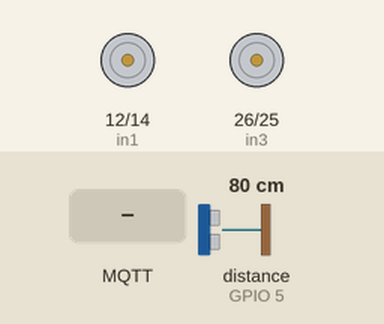
Simulated run of this sketch. Board: ESP32. Shown: motor-driver pin pairs drawn as motors (green arrow = first pin HIGH = forward, orange = second pin HIGH = backward, longer = more drive, scaled by the enable pin). The inputs (shaded band) are chosen by the test bench; at power-on: distance to the obstacle (sensor on GPIO 5) 80 cm. WiFi joins after 1.5 s; servers stay silent unless stated; random numbers use the default seed unless the sketch sets one; no MQTT or app messages arrive unless stated; web services answer with replies made up by the test bench; what the sketch prints to the serial monitor is not drawn.

Above: at 2.7 s.
2.8 s: distance to the obstacle (sensor on GPIO 5) set to 21 cm
4.3 s: distance to the obstacle (sensor on GPIO 5) set to 17 cm
At 5.2 s:
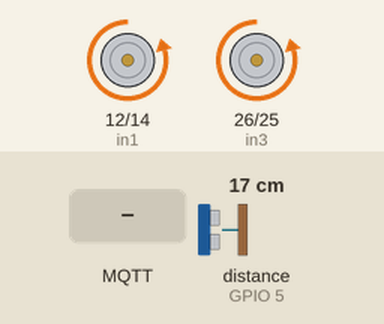
7.9 s: MQTT message "left" arrives on the first subscribed topic
At 9.3 s:
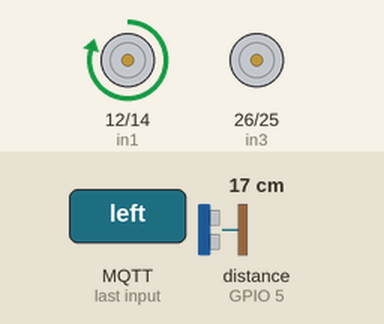
11.5 s: MQTT message "right" arrives on the first subscribed topic
At 13.4 s:
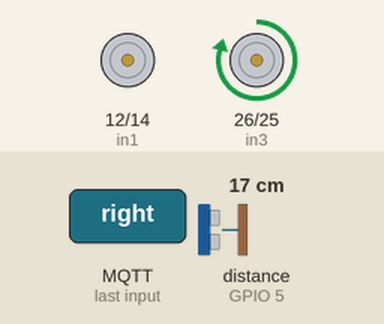
15.1 s: distance to the obstacle (sensor on GPIO 5) set to 35 cm
16.6 s: MQTT message "forward" arrives on the first subscribed topic
At 17.3 s:
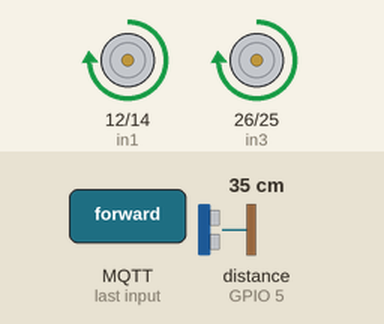
Timing chart, 0 to 19.1 s (numbered marks = the images above; inputs shaded):
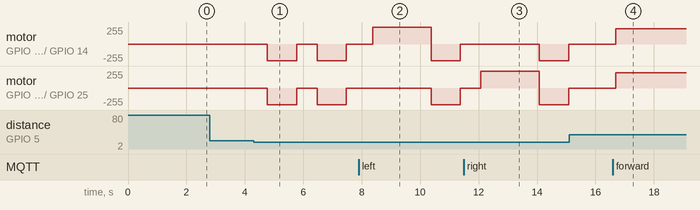

Measured:
- the behaviour switches between 20 and 19 cm on distance to the obstacle (sensor on GPIO 5) (found by bisection; images 0 and 1)
- after the input at 2.8 s, every drawn part: stays the same
- after the input at 4.3 s, motor on GPIO 12 (in1) / GPIO 14 (in2), motor on GPIO 26 (in3) / GPIO 25 (in4): alternates backward 250/255 for 1.0 s and stopped for 0.70 s, starting after 0.47 s
- after the input at 15.1 s, every drawn part: stays the same
- after the input at 16.6 s, motor on GPIO 12 (in1) / GPIO 14 (in2), motor on GPIO 26 (in3) / GPIO 25 (in4): stopped → forward 230/255 after 0.09 s

The sketch:

sketch_nov25b.ino
```cpp
#include "DHT.h"
#include <NewPing.h>
#include <WiFi.h>
#include <PubSubClient.h>
#include <string.h>
#include <ESP32Servo.h>
#include <HTTPClient.h>

// const char* ssid ="crvt4722";
// const char* password ="00000000";

const char* ssid ="duc123";
const char* password ="123456789";

// Thinkspeak
String UrlThingspeak = "http://api.thingspeak.com/update?api_key=J4M93WWZ30RDZO7A";
String httpGETRequest(const char* Url);

//MQTT
#define MQTT_SERVER "broker.hivemq.com"
#define MQTT_PORT 1883
#define MQTT_USER "DucAnh"
#define MQTT_PASSWORD "25112002"
WiFiClient wifiClient;
PubSubClient client(wifiClient);
//END_MQTT

int cnt_to_cloud = 1;

NewPing sonar(21, 5);

const int enA = 13;
const int in1 = 12;
const int in2 = 14;
const int enB = 27;
const int in3 = 26;
const int in4 = 25;

void setup()
{
  Serial.begin(115200);     // giao tiếp Serial với baudrate 115200

   pinMode(enA, OUTPUT);
  pinMode(in1, OUTPUT);
  pinMode(in2, OUTPUT);

  pinMode(enB, OUTPUT);
  pinMode(in3, OUTPUT);
  pinMode(in4, OUTPUT);

  digitalWrite(in1, LOW);
  digitalWrite(in2, LOW);

  digitalWrite(in3, LOW);
  digitalWrite(in4, LOW);

  //***********************setup wifi
  WiFi.begin(ssid,password);
  Serial.println("conecting");
  while(WiFi.status() != WL_CONNECTED)
  {
    delay(500);
    Serial.print(".");
  }
  Serial.println("");
  Serial.print("Connected to WiFi network with IP Address: ");
  Serial.println(WiFi.localIP());
  //END_wifi

  //MQTT
  client.setServer(MQTT_SERVER, MQTT_PORT );
  client.setCallback(callback);
  connect_to_broker();
}

void callback(char* topic, byte *payload, unsigned int length) {
  Serial.println("-------new message from broker-----");
  Serial.print("topic: ");
  Serial.println(topic);
  Serial.print("message: ");
  Serial.write(payload, length);
  Serial.println();

  String message = "";

  for (int i = 0; i < length; i++) {
    message += (char)payload[i];
  }

  if(message == "forward") dithang();
  else if (message == "left") retrai();
  else if (message == "right") rephai();
  else if (message == "stop") stopMotors();
  else if (message == "backward") lui();
  else if (message == "rotate") xoay();
}

void loop()
{

  client.loop();
  if (!client.connected()) {
    connect_to_broker();
  }

   int distance = sonar.ping_cm();
   Serial.print(distance);
   Serial.println(" cm");

  if (distance > 1 && distance < 20) luikhigapvancan();

  int count_object_check = distance < 20? 1:0;
  if(cnt_to_cloud %2 ==0){
    String url = UrlThingspeak + "&field1=" + String(distance) +  "&field2=" + String(count_object_check);
    HTTPClient http;
    http.begin(url);  // Specify the URL
    int httpCode = http.GET();  // Make the GET request

    // Check for a successful response
    if (httpCode > 0) {
      Serial.printf("[HTTP] GET... code: %d\n", httpCode);
      if (httpCode == HTTP_CODE_OK) {
        String payload = http.getString();
        Serial.println(payload);
      }
    } else {
      Serial.printf("[HTTP] GET... failed, error: %s\n", http.errorToString(httpCode).c_str());
    }

    if (cnt_to_cloud > 100000) cnt_to_cloud = 1;
    http.end();
  }

  cnt_to_cloud++;


  delay(700);
}


void connect_to_broker() {
  while (!client.connected()) {
    Serial.print("Attempting MQTT connection...");
    String clientId = "ESP32";
    clientId += String(random(0xffff), HEX);
    if (client.connect(clientId.c_str(), MQTT_USER, MQTT_PASSWORD)) {
      Serial.println("connected");
      client.subscribe("iot_crvt4722");
    } else {
      Serial.print("failed, rc=");
      Serial.print(client.state());
      Serial.println(" try again in 2 seconds");
      delay(2000);
    }
  }
}


void dithang() {
  // Quay theo chiều kim đồng hồ
  // myServo.write(90);
  analogWrite(enA, 230);  // Giá trị PWM từ 0 đến 255
  analogWrite(enB, 230);  // Giá trị PWM từ 0 đến 255
  Serial.println("Đi thẳng");
  digitalWrite(in1, HIGH);
  digitalWrite(in2, LOW);

  digitalWrite(in3, HIGH);
  digitalWrite(in4, LOW);
}

void retrai() {
  // Rẽ trái
  // myServo.write(135);
  analogWrite(enA, 250);  // Giá trị PWM từ 0 đến 255
  analogWrite(enB, 0);  // Giá trị PWM từ 0 đến 255
  Serial.println("Rẽ trái");
  digitalWrite(in1, HIGH);
  digitalWrite(in2, LOW);

  digitalWrite(in3, HIGH);
  digitalWrite(in4, LOW);
  delay(2000);  // Đợi 1 giây, bạn có thể điều chỉnh thời gian để rẽ chính xác 45 độ
  stopMotors();


}
void rephai() {
   // Rẽ phải
  // myServo.write(45);
  analogWrite(enA, 0);  // Giá trị PWM từ 0 đến 255
  analogWrite(enB, 250);  // Giá trị PWM từ 0 đến 255
  Serial.println("Rẽ phải");
  // digitalWrite(in1, HIGH);
  digitalWrite(in1, LOW);
  // digitalWrite(in2, LOW);
  digitalWrite(in2, HIGH);

  // digitalWrite(in3, LOW);
  digitalWrite(in3, HIGH);
  // digitalWrite(in4, HIGH);
  digitalWrite(in4, LOW);
  delay(2000);  // Đợi 1 giây, bạn có thể điều chỉnh thời gian để rẽ chính xác 45 độ
  stopMotors();
}

void luikhigapvancan() {
    // Lùi
  // myServo.write(90);
  analogWrite(enA, 250);  // Giá trị PWM từ 0 đến 255
  analogWrite(enB, 250);  // Giá trị PWM từ 0 đến 255

  Serial.println("Lùi");
  digitalWrite(in1, LOW);
  digitalWrite(in2, HIGH);

  digitalWrite(in3, LOW);
  digitalWrite(in4, HIGH);

  delay(1000);  // Đợi 1 giây, bạn có thể điều chỉnh thời gian để rẽ chính xác 45 độ
  stopMotors();
}

void lui() {
    // Lùi
  // myServo.write(90);
  analogWrite(enA, 250);  // Giá trị PWM từ 0 đến 255
  analogWrite(enB, 250);  // Giá trị PWM từ 0 đến 255

  Serial.println("Lùi");
  digitalWrite(in1, LOW);
  digitalWrite(in2, HIGH);

  digitalWrite(in3, LOW);
  digitalWrite(in4, HIGH);
}
void xoay() {
   // Xoay vòng
  // myServo.write(180);
  analogWrite(enA, 0);  // Giá trị PWM từ 0 đến 255
  analogWrite(enB, 250);  // Giá trị PWM từ 0 đến 255

  Serial.println("Xoay vòng");
  digitalWrite(in1, LOW);
  digitalWrite(in2, HIGH);

  digitalWrite(in3, LOW);
  digitalWrite(in4, HIGH);
}

void stopMotors() {
  analogWrite(enA, 0);
  analogWrite(enB, 0);
  digitalWrite(in1, LOW);
  digitalWrite(in2, LOW);
  digitalWrite(in3, LOW);
  digitalWrite(in4, LOW);

}
```
